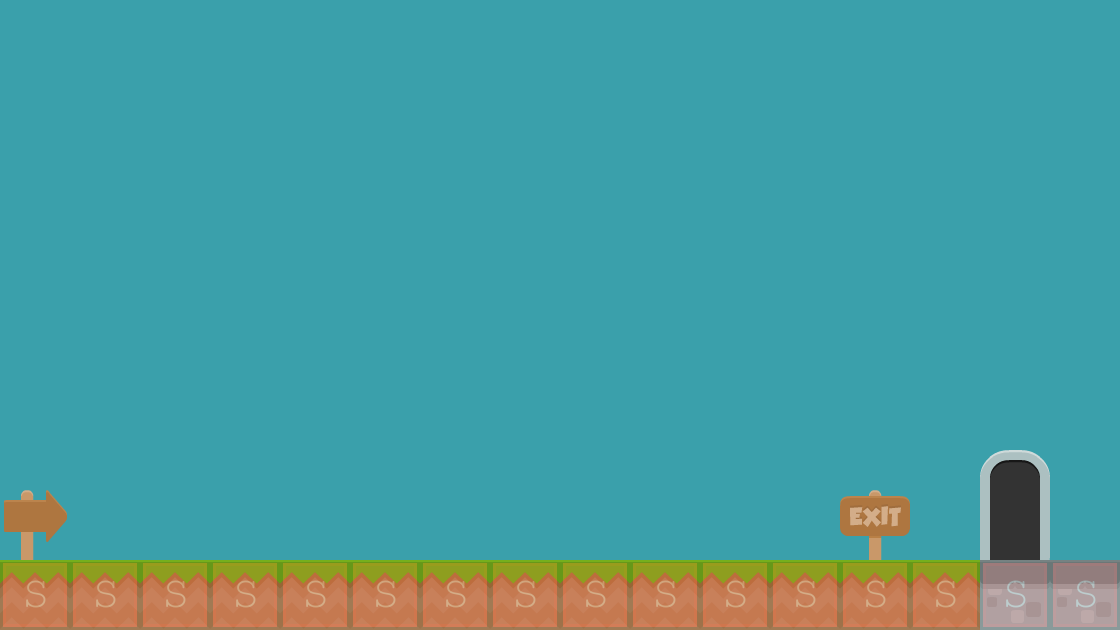

Rendered tile map (Tiled .tmx) drawn with the repository's tilesets; below, a short description and the map source with its tile grids summarised:
An orthogonal 16x9 tile map with 70x70 px tiles, 2 tile layers (Background, Collision), 2 tilesets and 1 object (levelTrigger).

<map version="1.0" orientation="orthogonal" renderorder="right-down" width="16" height="9" tilewidth="70" tileheight="70" backgroundcolor="#3aa0ab">
 <tileset firstgid="1" name="background-tiles" tilewidth="70" tileheight="70">
  <image source="../img/background-tiles.png" width="910" height="910" />
 </tileset>
 <tileset firstgid="170" name="meta-tiles" tilewidth="70" tileheight="70">
  <image source="../img/meta-tiles.png" width="350" height="70" />
  <tile id="4">
   <properties>
    <property name="type" value="solid" />
   </properties>
  </tile>
 </tileset>
 <layer name="Background" width="16" height="9">
  <data>[144 cells, 20 non-empty, 6 distinct tile ids]</data>
 </layer>
 <layer name="Collision" width="16" height="9" opacity="0.2">
  <data>[144 cells, 16 non-empty, 1 distinct tile ids]</data>
 </layer>
 <objectgroup name="trigger-entities">
  <object name="levelTrigger" x="978" y="440" width="72" height="126">
   <properties>
    <property name="level" value="level05" />
   </properties>
  </object>
 </objectgroup>
</map>
